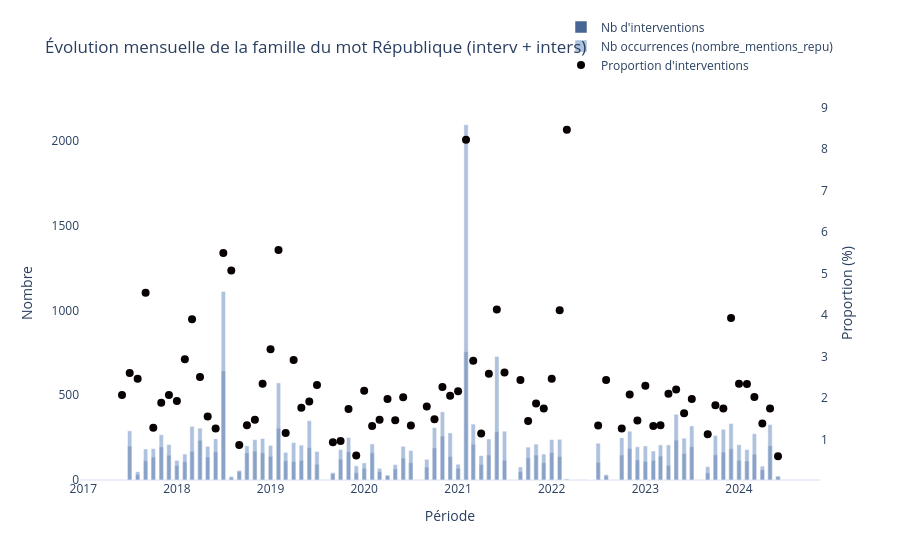

Write notebook code for a chart like this one.
### Code cell
# Tableau et graphique des évolutions annuelles
diachronique_général(
    df,
    colonne_nombre="nombre_mentions_repu",
    colonne_condition="repu_match_valide",
    objet="famille du mot République",
    periode="mois",
    suffixe="interv + inters",
)
